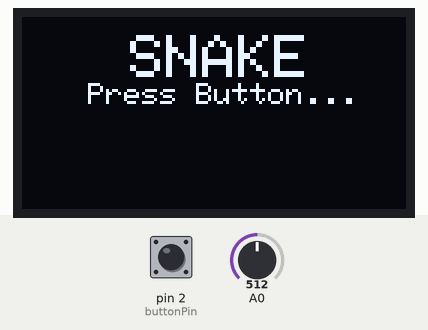
A sketch run on a simulated Arduino Uno, built with avr-gcc and run on an emulated ATmega328P. Parts: 128×64 one-colour display. Inputs (shaded band) come from the test bench; at power-on: pin 2 (buttonPin) LOW, A0 = 512. Random numbers use the default seed unless the sketch sets one.

Above: at 0.8 s.
0.9 s: pin 2 (buttonPin) pulled HIGH for 0.15 s
At 1.4 s:
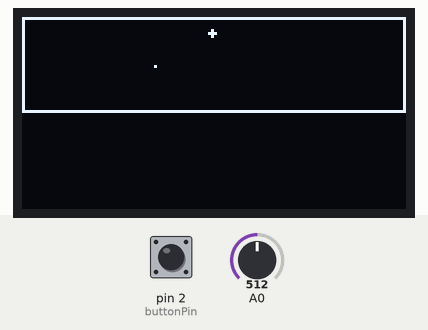
2.5 s: pin 2 (buttonPin) pulled HIGH for 3.2 s
At 2.96 s:
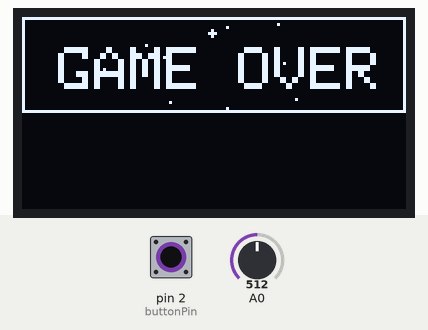

Measured:
- after the input at 0.9 s, the display: first changes after 0.05 s (image 1 shows a later state)

The sketch:

snake.ino
```cpp
#include <SPI.h>
#include <Wire.h>
#include <Adafruit_GFX.h>
#include <Adafruit_SSD1306.h>

#define OLED_RESET 4 // not used / nicht genutzt bei diesem Display
#define DRAW_DELAY 118
#define D_NUM 47
Adafruit_SSD1306 display(OLED_RESET);

const int MONITOR_WIDTH = 128;
const int MONITOR_HEIGHT = 32;
const int buttonPin = 2;
int lastButtonState = 0;
int currentPositionX = 0;
int currentPositionY = 0;
int currentDirection = 0;
short snakeX[200];
short snakeY[200];
int currentSnakeLength = 1;
int counter = 0;
bool gameRunning = false;

int currentAppleX = 0;
int currentAppleY = 0;

void setup()   {
  Serial.begin(9600);
  // initialize with the I2C addr 0x3C / mit I2C-Adresse 0x3c initialisieren
  display.begin(SSD1306_SWITCHCAPVCC, 0x3C);
  // random start seed / zufälligen Startwert für Random-Funtionen initialisieren
  randomSeed(analogRead(0));

  drawIntro();
  currentPositionX = MONITOR_WIDTH / 2;
  currentPositionY = MONITOR_HEIGHT / 2;
  currentDirection = random(0,3);
  currentSnakeLength = 1;
  counter = 0;

  // initialize the pushbutton pin as an input:
  pinMode(buttonPin, INPUT);
  display.clearDisplay();

  generateApple();
}

void loop() {
  if (gameRunning) {
    display.clearDisplay();
    counter++;
    if (counter > 100) {
      refreshDirection();
      refreshPosition();
      checkAppleCollision();
      checkSnakeCollision();
      counter = 0;
    }
  }
}


void generateApple() {
  currentAppleX = random(MONITOR_WIDTH-10);
  currentAppleY = random(MONITOR_HEIGHT-5);
}

void drawApple() {
  display.fillCircle(currentAppleX, currentAppleY, 1, WHITE);
}

void drawField() {
  display.drawLine(0, 0, MONITOR_WIDTH, 0, WHITE);
  display.drawLine(0, MONITOR_HEIGHT - 1, MONITOR_WIDTH, MONITOR_HEIGHT - 1, WHITE);
  display.drawLine(0, 0, 0, MONITOR_HEIGHT - 1, WHITE);
  display.drawLine(MONITOR_WIDTH - 1, 0, MONITOR_WIDTH - 1, MONITOR_HEIGHT - 1, WHITE);
}

void checkSnakeCollision() {
  if (currentPositionY < 0 ||
      currentPositionY > MONITOR_HEIGHT ||
      currentPositionX < 0 ||
      currentPositionX > MONITOR_WIDTH) {
    gameOver();
  }

  //for (int i=0; i < currentSnakeLength-1; i++) {
  //  if (currentPositionX == snakeX[i] &&
  //      currentPositionY == snakeY[i]) {
  //    gameOver();
  //  }
  //}
}

void checkAppleCollision() {
  if (currentPositionX > currentAppleX -2 &&
      currentPositionX < currentAppleX +2 &&
      currentPositionY > currentAppleY -2 &&
      currentPositionY < currentAppleY + 2) {
        currentSnakeLength++;
        snakeX[currentSnakeLength-1] = currentPositionX;
        snakeY[currentSnakeLength-1] = currentPositionY;
        generateApple();
      }
}

void refreshPosition() {

 drawApple();
 drawField();
  switch(currentDirection) {
    case 0:
      currentPositionY--;
      break;
    case 1:
      currentPositionX+=2;
      break;
    case 2:
      currentPositionY++;
      break;
    case 3:
      currentPositionX-=2;
      break;
  }

  for (int i=0; i < currentSnakeLength-1; i++) {
      snakeX[i] = snakeX[i+1];
      snakeY[i] = snakeY[i+1];
  }

  snakeX[currentSnakeLength-1] = currentPositionX;
  snakeY[currentSnakeLength-1] = currentPositionY;

  for (int i=0; i < currentSnakeLength; i++) {
    display.drawPixel(snakeX[i],snakeY[i], WHITE);
  }
  display.display();
  //delay(100);

}

void refreshDirection() {
  int buttonState = digitalRead(buttonPin);
  if (buttonState == 1 && lastButtonState==0) {
      currentDirection++;
      if (currentDirection > 3) {
        currentDirection = 0;
      }
  }
  lastButtonState = buttonState;

}

void drawIntro() {
  display.clearDisplay();
  display.setTextColor(WHITE);
  display.setTextSize(2);
  display.setCursor(36,6);
  display.println("SNAKE");
  display.setTextSize(1);
  display.setCursor(22,22);
  display.println("Press Button...");
  display.display();
  while(digitalRead(buttonPin) == 0) {
    // do nothing...
  }
  gameRunning = true;

}

void gameOver() {
  gameRunning = false;
  display.setCursor(12,10);
  display.setTextColor(WHITE);
  display.setTextSize(2);
  display.println("GAME OVER");
  // draw some random pixel / zufaellige Pixel anzeigen
  for(int i=0;i<100;i++){
    display.drawPixel(random(MONITOR_WIDTH),random(MONITOR_HEIGHT), WHITE);
    display.display();
  }
  setup();
}
```
